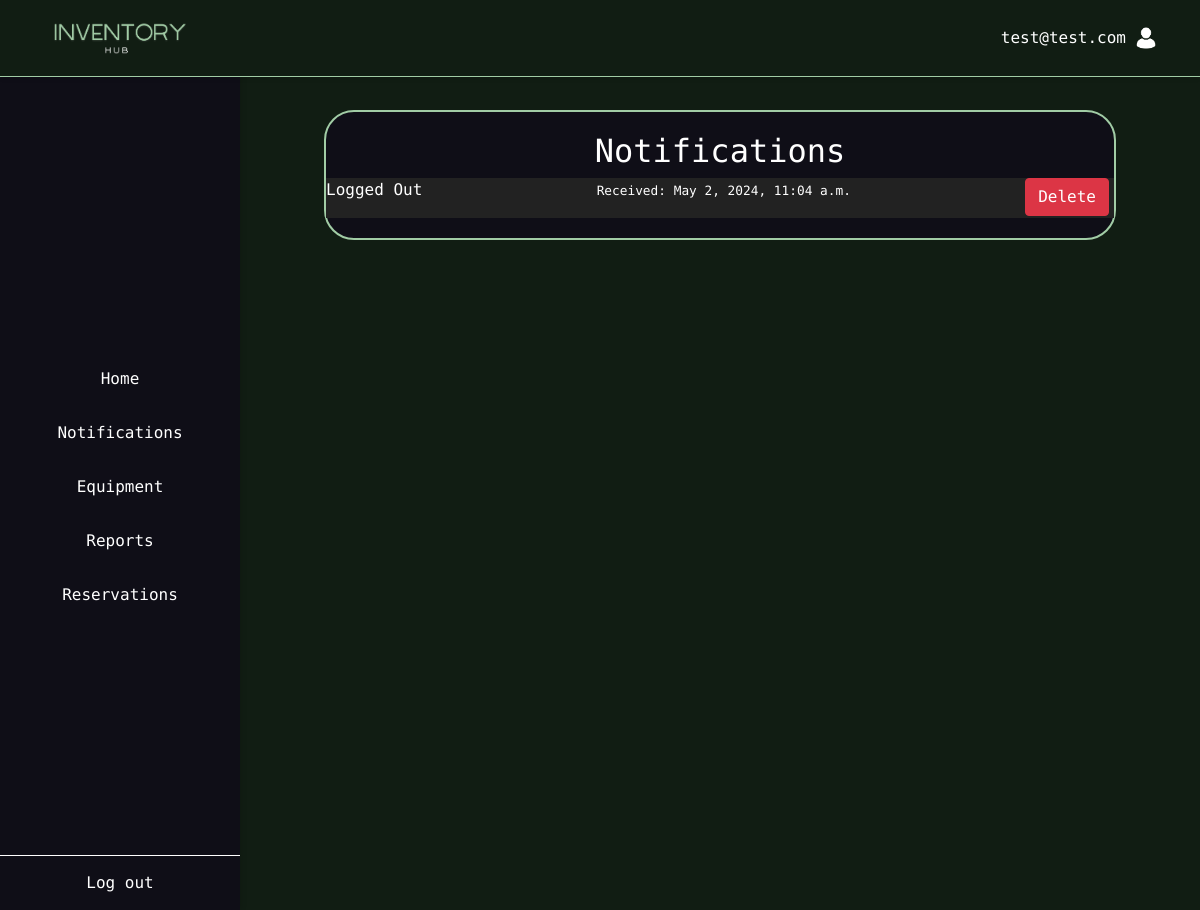
Page /notifications/ (signed in) on the earlier database version.
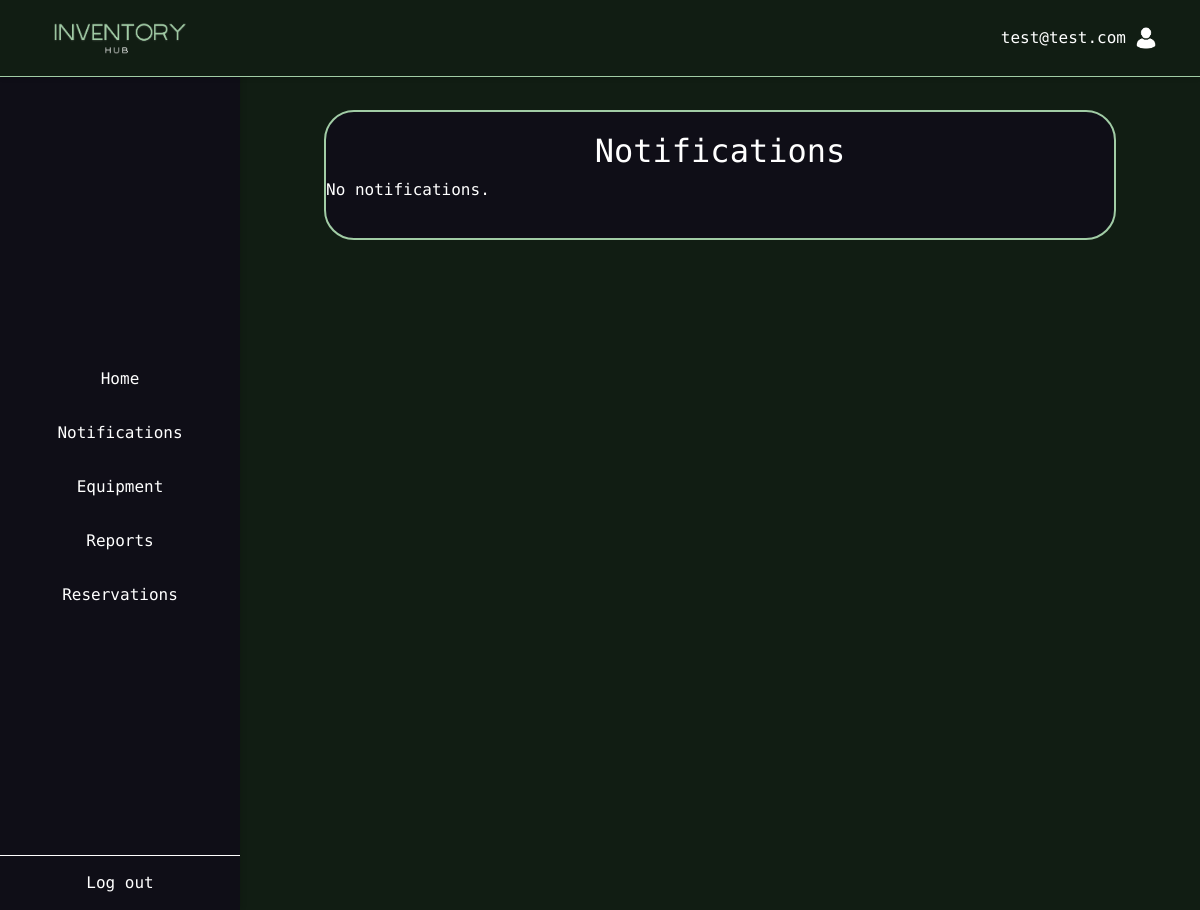
Same page on the later database version.
### InventoryManagement/models.py (models this page shows, shortened)
class UserNotification(models.Model):
    user = models.ForeignKey(CustomUser, on_delete=models.CASCADE)
    message =  models.CharField(max_length=65535)
    created = models.DateTimeField(auto_now_add=True)

### InventoryManagement/views.py (the view)
# urls.py: path('notifications/', views.notifications, name='notifications'),
@login_required
def notifications(request):
    notifications = UserNotification.objects.filter(user=request.user).order_by('-created')
    return render(request, 'notifications.html', {'notifications': notifications})

### InventoryManagement/templates/notifications.html (shortened to what this page needs)
{% extends "base.html" %}
{% load static %}
{% block styles %}
    <link rel="stylesheet" href="{% static 'css/equipment.css' %}">
    <link rel="stylesheet" href="{% static 'css/notifs.css' %}">
{% endblock %}
{% block content %}
    <div class="structure-main">
    <div class="electronics-panel">
  <h2>Notifications</h2>
  {% for notification in notifications %}
    <div class="notification">
        <p>{{ notification.message }}</p>
        <p><small>Received: {{ notification.created }}</small></p>
        <form method="post" action="{% url 'delete_notification' notification.id %}">
        <button type="submit" class="btn btn-danger">Delete</button>
      </form>
    </div>
  {% empty %}
    <p>No notifications.</p>
  {% endfor %}
    </div>
    </div>
{% endblock %}

Differences in the rows shown:
removed UserNotification: message "Logged Out", created "May 2, 2024, 11:04 a.m."
Other differences:
text now shown: "No notifications."
